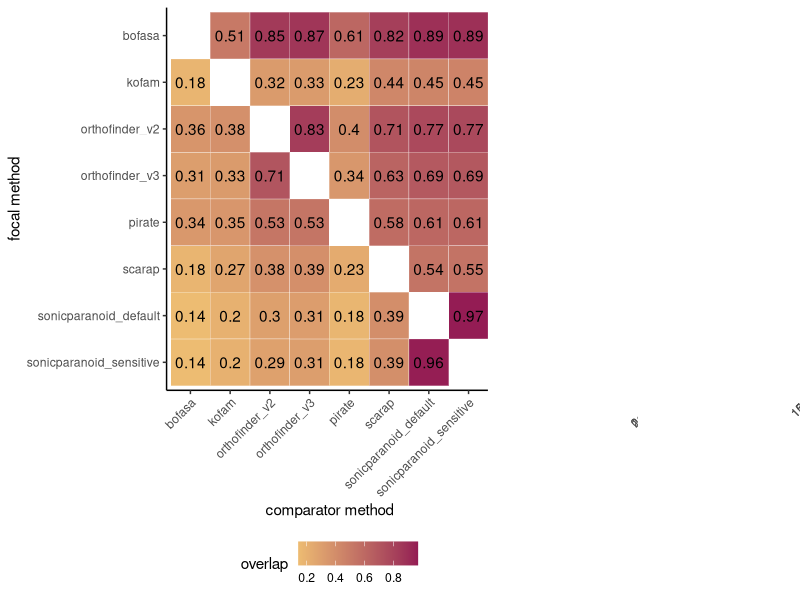

R code for this plot:
library(ggplot2)
library(cowplot)
dat <- read.table("Methods_Comparison_Summary.txt", header=T, sep='\t')
# method1 method2 overlap m1_total_op
df <- cbind(method1=dat$method1, m1_total_op=dat$m1_total_op)
dfs <- cbind(method1=dat$method1, m1_scc_op=dat$m1_scc_op)
dat.filt <- df[!duplicated(df), ]
dat.filts <- dfs[!duplicated(dfs), ]
pdf("Heatmap.pdf", height=8, width=12)
p1 <- ggplot(dat, aes(y=method1, x=method2, fill=overlap)) + geom_tile(color='white', show.legend=T) + scale_fill_gradient(low='#edbc72', high='#941c54') + theme_classic() + theme(legend.position='bottom', axis.text.x = element_text(angle = 45, vjust =1, hjust=1)) + ylab("focal method") + xlab("comparator method") + geom_text(aes(label=round(overlap, 2))) + scale_y_discrete(limits=rev)
p2 <- ggplot(dat.filt, aes(y=method1, x=as.numeric(m1_total_op))) + geom_col(fill='black') + theme_bw()+ xlab("") + ylab("") + theme(axis.title.y=element_blank(), axis.text.y=element_blank(), axis.ticks.y=element_blank(), axis.text.x = element_text(angle = 45, vjust = 1, hjust=1)) + scale_y_discrete(limits=rev) 
p3 <- ggplot(dat.filts, aes(y=method1, x=as.numeric(m1_scc_op))) + geom_col(fill='black') + theme_bw()+ xlab("") + ylab("") + theme(axis.title.y=element_blank(), axis.text.y=element_blank(), axis.ticks.y=element_blank(), axis.text.x = element_text(angle = 45, vjust = 1, hjust=1)) + scale_y_discrete(limits=rev)
plot_grid(p1, p2, p3,ncol = 3, align='vh', rel_widths=c(1,0.3,0.3))
dev.off()
